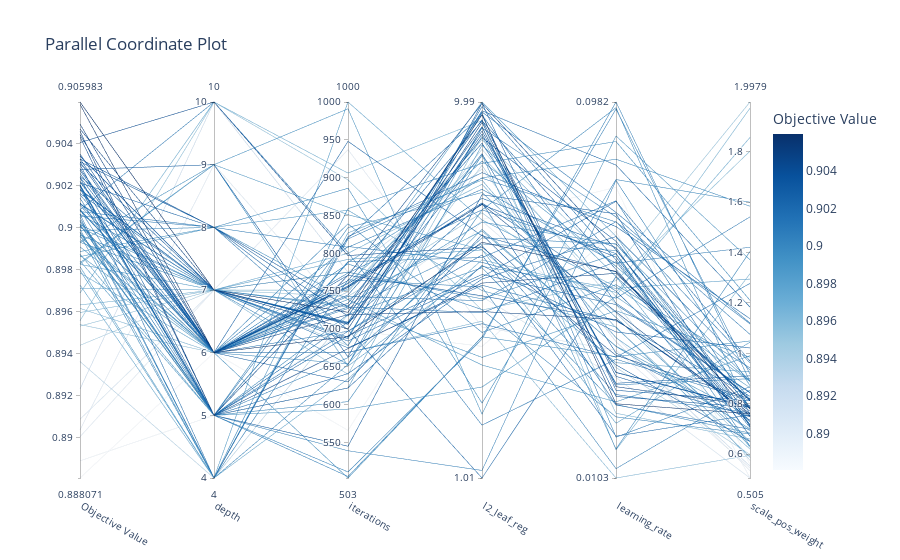

Notebook cell for this chart:
### Code cell
# Visualizar interacción entre parámetros y la relación con la variable a optimizar (F1)
import optuna.visualization as vis

fig = vis.plot_parallel_coordinate(study)
fig.show()
